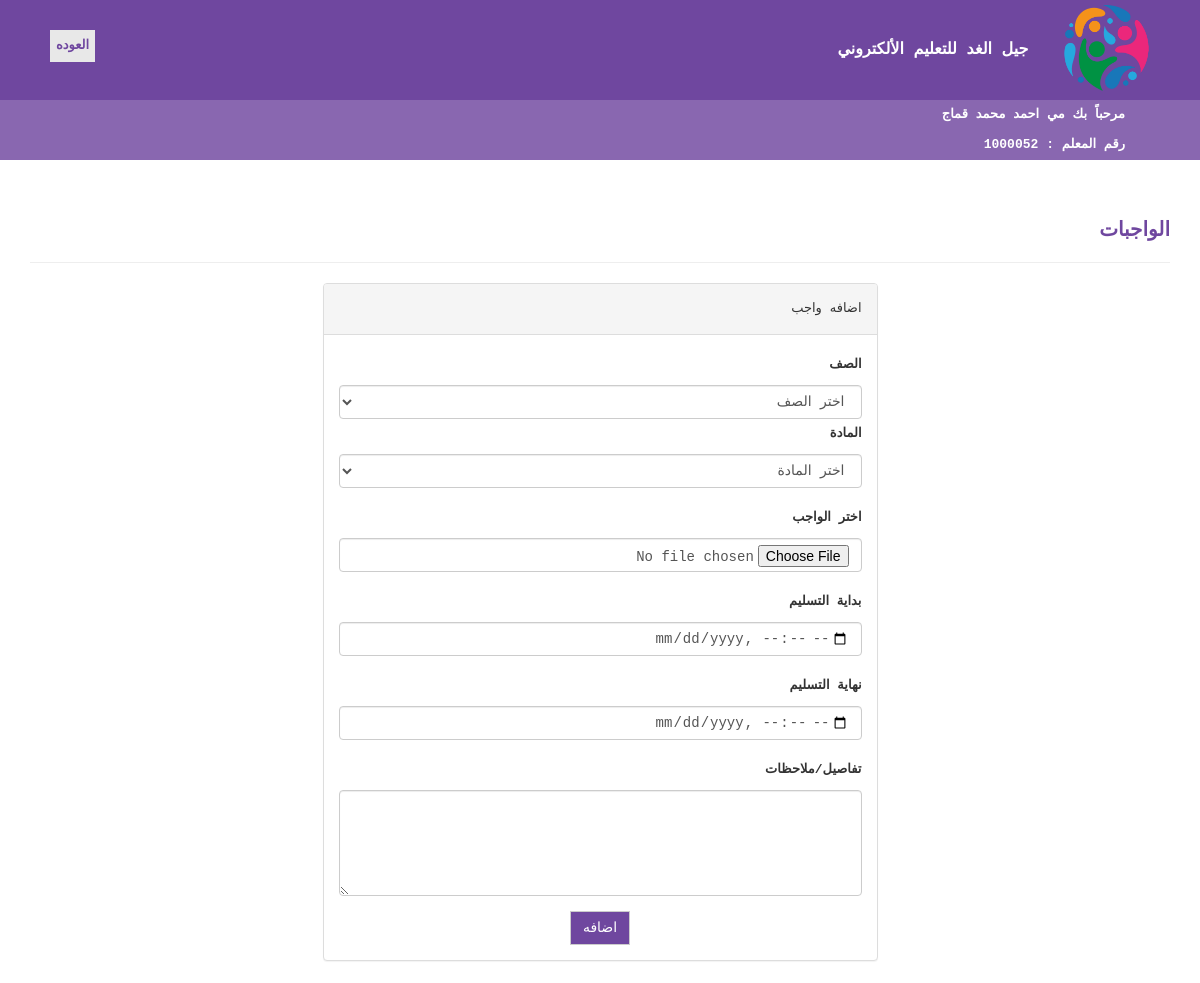
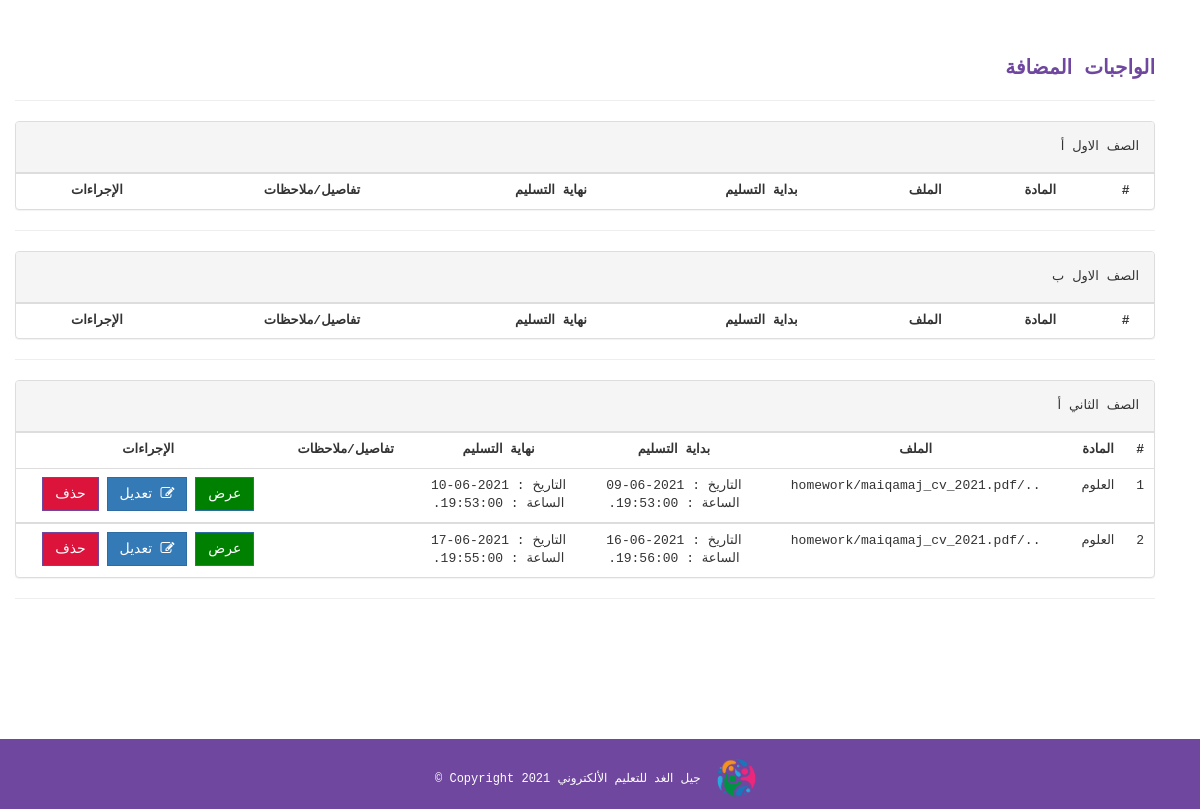
Screenshot of /teacher/homework.php (signed in) with the database file from the repository (2 pictures, top to bottom).
### tables this page shows
CREATE TABLE `teacher` (
  `id` int(50) NOT NULL,
  `password` varchar(50) NOT NULL,
  `first_name` varchar(50) NOT NULL,
  `second_name` varchar(50) NOT NULL,
  `third_name` varchar(50) NOT NULL,
  `last_name` varchar(50) NOT NULL,
  `identity_number` varchar(50) NOT NULL,
  `gender` varchar(50) NOT NULL,
  `phone` varchar(50) NOT NULL,
  `Email` varchar(50) NOT NULL,
  `address` varchar(50) NOT NULL,
  `nationality` varchar(50) NOT NULL,
  `specialization` varchar(50) NOT NULL,
  `appointment_year` date NOT NULL,
  `date_of_birth` date NOT NULL,
  `creationDate` timestamp NULL DEFAULT current_timestamp(),
  `updationDate` varchar(255) DEFAULT NULL
);

CREATE TABLE `course` (
  `id` int(11) NOT NULL,
  `className` varchar(50) DEFAULT NULL,
  `numOfSection` varchar(10) DEFAULT NULL,
  `creationDate` timestamp NULL DEFAULT current_timestamp(),
  `updationDate` varchar(255) DEFAULT NULL
);

CREATE TABLE `homework` (
  `id` int(150) NOT NULL,
  `teacher` varchar(75) NOT NULL,
  `class` varchar(250) NOT NULL,
  `subject` varchar(75) NOT NULL,
  `start_time` timestamp(6) NOT NULL DEFAULT current_timestamp(6) ON UPDATE current_timestamp(6),
  `end_time` timestamp(6) NOT NULL DEFAULT current_timestamp(6) ON UPDATE current_timestamp(6),
  `file` varchar(500) NOT NULL,
  `type` varchar(150) NOT NULL,
  `size` varchar(150) NOT NULL,
  `details` text NOT NULL,
  `sumbitbate` varchar(300) NOT NULL
);

CREATE TABLE `subject` (
  `id` int(11) NOT NULL,
  `subjectName` varchar(75) DEFAULT NULL,
  `cretionData` timestamp NULL DEFAULT current_timestamp(),
  `updationData` varchar(255) DEFAULT NULL
);

### teacher/homework.php (the view, shortened to what this page needs)
<?php
include('includes/config.php');
?>
<!DOCTYPE html>
<html xmlns="http://www.w3.org/1999/xhtml">
<head>
    <link href="assets/css/bootstrap.css" rel="stylesheet" />
    <link href="assets/css/font-awesome.css" rel="stylesheet" />
    <link href="assets/css/style.css" rel="stylesheet" />
</head>
<body  style="font-family:Courier New;  margin:0; ">
<?php include('includes/header.php');?>
<a href="home.php"> <b> <button  style="position: absolute;
  left: 50px; top:30px; color:#6F479F; border: none; background-color:#e8e8e8;">العوده</button></b></a>
    <div class="content-wrapper">
        <div class="container">
              <div class="row">
                  <div class="col-md-12">
                         <h1  style="color:#6F479F; background-color:#fff; font-size:20px; font-weight: bold;">الواجبات</h1>
                         <hr class="my-5" >
                    </div>
                </div>
                <div class="row" >
                  <div class="col-md-3"></div>
                    <div class="col-md-6">
                        <div class="panel panel-default">
                        <div class="panel-heading">
اضافه واجب                        </div>
                        <div class="panel-body">
    <form  method="post" enctype="multipart/form-data">
    <div  class="form-group" align="right" >
			<label for="class">الصف</label> <select  id="class" name="class"  class="form-control">
        <option  value="" disabled selected hidden>اختر الصف</option>
        </select>
			<label for="subject">المادة</label> <select  id="subject" name="subject"  class="form-control">
         <option  value="" disabled selected hidden>اختر المادة</option>
        </select>
		</div>
     <div  class="form-group" align="right" >
			<label for="class">اختر الواجب</label>
         <input type="file" name="file" class="form-control"/> </div>
     <div  class="form-group" align="right" >
			<label for="class">بداية التسليم</label>
         <input type="datetime-local" id="start_time" name="start_time" class="form-control"></div>
     <div  class="form-group" align="right" >
			<label for="class">نهاية التسليم</label>
         <input type="datetime-local" id="end_time" name="end_time" class="form-control"></div>
     <div  class="form-group" align="right" >
			<label for="details">تفاصيل/ملاحظات</label> <br/>
         <textarea  type="text" id="details" name="details"class="form" rows="5" cols="50"></textarea></div>
  <div  align="center">
 <button type="submit" name="upload" class="btn btn-default" style="background-color:#6F479F; color:#fff" >اضافه</button> </div>
</form>
 </div>
 </div> </div>
 </div>
 <div class="content-wrapper">
        <div class="container">
              <div class="row">
                  <div class="col-md-12">
                         <h1  style="color:#6F479F; background-color:#fff; font-size:20px; font-weight: bold;">الواجبات المضافة</h1>
                         <hr class="my-5" >
                    </div>
                </div>
                      <?php
                 $saa=mysqli_query($con,"select DISTINCT class from `addtable` where teacher='".$_SESSION['login']."' ");
                            while($da= mysqli_fetch_array($saa))
{
                       ?>   <div class="panel panel-default">
                        <div class="panel-heading">
                            <?php
                                  $class1=$da['class'];
                           $cl= mysqli_query($con,"select * from course where id = '$class1'");
                            $class= mysqli_fetch_array($cl);
                                echo htmlentities($class['className'])," ",$class['numOfSection'];?>
                        </div>
                            <div class="table-responsive table-bordered">
                                <table class="table">
                                  <thead>
                                    <tbody>
                                        <tr>
                                             <th style="text-align:center">#</th>
                                             <th style="text-align:center">المادة</th>
                                             <th style="text-align:center">الملف</th>
                                             <th style="text-align:center">بداية التسليم</th>
                                                 <th style="text-align:center">نهاية التسليم</th>
                                                <th style="text-align:center">تفاصيل/ملاحظات</th>
                                                  <th style="text-align:center">الإجراءات</th>
                                     <?php     $cnt=1;
                                         $sql=mysqli_query($con,"SELECT DISTINCT * FROM `homework` where class='".$da['class']."'
										 AND teacher='".$_SESSION['login']."' ");
                                       while(  $row=mysqli_fetch_array($sql))
                                       {
    $class1=$row['subject'];
  $cl= mysqli_query($con,"select * from subject where id = '$class1'");
  $class= mysqli_fetch_array($cl);
$x=substr($row['start_time'], 0, 11);
   $x1=substr($row['start_time'],  10,10);
   $X=substr($row['end_time'], 0, 11);
   $X1=substr($row['end_time'],  10,10);
                                        ?>
                                        <tr>
                                            <td style="text-align:center"><?php echo $cnt;?></td>
                                      <td style="text-align:center"><?php echo htmlentities($class['subjectName']);?></td>
                                      <td style="text-align:center"><?php echo htmlentities($row['file']);?></td>
                                        <td style="text-align:center"><?php echo 'التاريخ : ',$x,'</br>','الساعة :',$x1; ?></td>
                                         <td style="text-align:center"><?php echo 'التاريخ : ',$X,'</br>','الساعة :',$X1; ?></td>
                                                 <td style="text-align:center"><?php echo htmlentities($row['details']);?></td>
                                              <td style="text-align:center">
                                                    <a href="showhomework.php?id=<?php echo $row['id']?>">
                                                <button class="btn btn-primary" style="background-color:#008000;"> عرض</button> </a>
                                            <a href="edit-homework.php?id=<?php echo $row['id']?>">
                                                <button class="btn btn-primary" ><i class="fa fa-edit " ></i> تعديل</button> </a>
  <a href="homework.php?id=<?php echo $row['id']?>&del=delete" onClick="return confirm('هل أنت متأكد من حذف الواجب')">
                                            <button class="btn btn-danger" style="background-color:#DC143C">حذف</button>
</a>
                                            </td>
                            </tbody>     <?php $cnt++;} ?>
    </table>
     </div>
      </div>
           <hr>
        <?php        }              ?>
                                      </div></div>
                                      </div></div>
  <?php include('includes/footer.php');?>
</body>
</html>

### teacher/includes/header.php (shortened to what this page needs)
  <div style=" background-color:#6F479F ; color:#fff; font-size:16px ;font-weight: bold;">
                      <img src="jel.png" alt="logo"style="max-height: 100px; padding:5px; padding-right:30px;"/>
  جيل الغد للتعليم الألكتروني
      <div  style="color:#fff; font-size:13px ; padding-right:75px;  background-color:#8967B0 " >
            <?php
        $sql=mysqli_query($con,"SELECT * FROM `teacher` where id='".$_SESSION['login']."' ");
    $row=mysqli_fetch_array($sql);
echo "مرحباً بك ",$row['first_name'],' ',$row['second_name'],' ',$row['third_name'],' ',$row['last_name'];
        echo "<br>","رقم المعلم : ",$row['id'];
              ?>
          </div>
</div>

### teacher/assets/css/style.css (style rules this page uses)
.content-wrapper { margin-top: 40px; min-height: 600px; padding-bottom: 60px; }
.btn { border-radius: 0px; -webkit-border-radius: 0px; -moz-border-radius: 0px; }

### teacher/homework.php (style rules this page uses)
.form { text-align:right; display: block; width: 100%; height: 200px; font-size: 14px; line-height: 1.42857143; color: #555; background-color: #fff; background-image: none; border: 1px solid #ccc; border-radius: 4px; -webkit-box-shadow: inset 0 1px 1px rgba(0, 0, 0, .075); box-shadow: inset 0 1px 1px rgba(0, 0, 0, .075); -webkit-transition: border-color ease-in-out .15s, -webkit-box-shadow ease-in-out .15s; -o-transition: border-color ease-in-out .15s, box-shadow ease-in-out .15s; transition: border-color ease-in-out .15s, box-shadow ease-in-out .15s; }
textarea.form { height: auto; }

### rows the page displays
teacher: first_name "مي", second_name "احمد", third_name "محمد", last_name "قماج", id "1000052"
course: className "الصف الاول", numOfSection "أ"
course: className "الصف الاول", numOfSection "ب"
course: className "الصف الثاني", numOfSection "أ"
homework: subject.subjectName "العلوم", file "../homework/maiqamaj_cv_2021.pdf", start_time "2021-06-09", start_time "19:53:00.", end_time "2021-06-10", end_time "19:53:00."
homework: subject.subjectName "العلوم", file "../homework/maiqamaj_cv_2021.pdf", start_time "2021-06-16", start_time "19:56:00.", end_time "2021-06-17", end_time "19:55:00."
